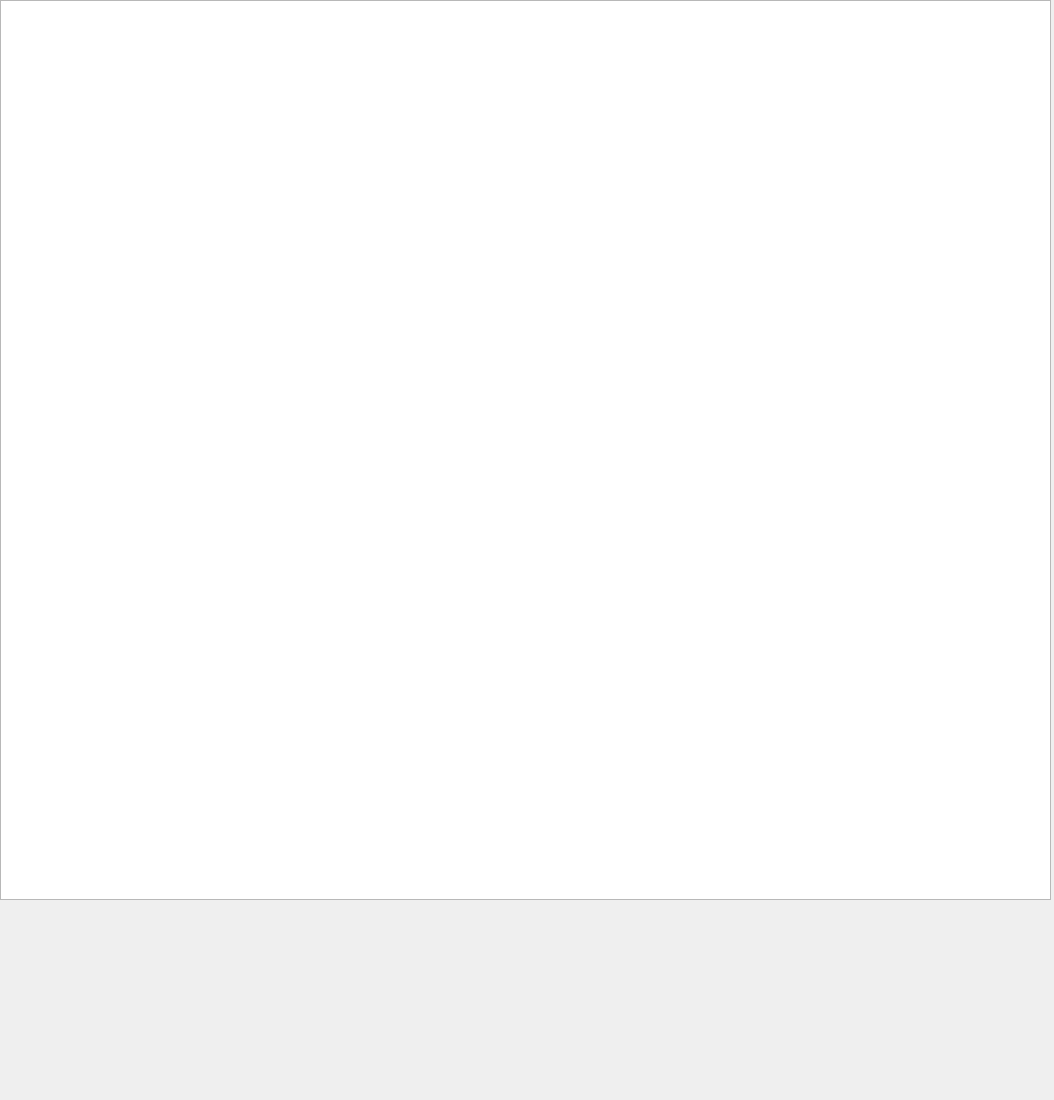
<?xml version="1.0" encoding="UTF-8"?>
<ui version="4.0">
 <class>Widget</class>
 <widget class="QWidget" name="Widget">
  <property name="geometry">
   <rect>
    <x>0</x>
    <y>0</y>
    <width>1054</width>
    <height>1100</height>
   </rect>
  </property>
  <property name="windowTitle">
   <string>Widget</string>
  </property>
  <widget class="QGraphicsView" name="graphicsView">
   <property name="geometry">
    <rect>
     <x>0</x>
     <y>0</y>
     <width>1051</width>
     <height>900</height>
    </rect>
   </property>
  </widget>
 </widget>
 <resources/>
 <connections/>
</ui>
